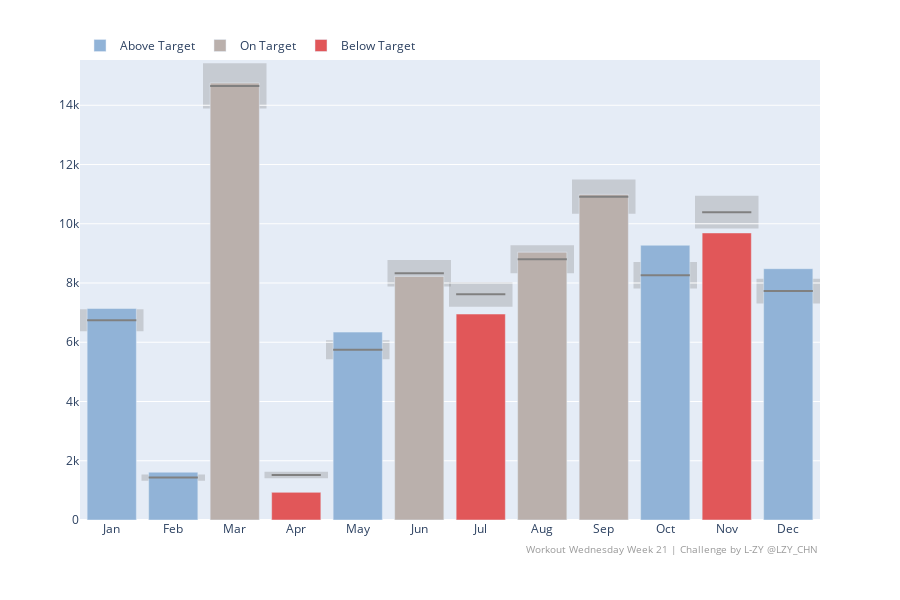

The notebook cell this image was saved under:
### Code cell
import plotly.express as px
import plotly.graph_objects as go

tolerence = 0.05
lower = data_grouped['Target Profit'] * (1 - tolerence)
upper = data_grouped['Target Profit'] * (1 + tolerence)
labels = ['Above Target' if p > u else ('Below Target' if p < l else 'On Target')
          for p, l, u in zip(data_grouped['Profit'], lower, upper)]

data_px = data_grouped.reset_index()
data_px['labels'] = labels
data_px['month'] = ['Jan', 'Feb', 'Mar', 'Apr', 'May', 'Jun',
                    'Jul', 'Aug', 'Sep', 'Oct', 'Nov', 'Dec']
data_px['profit diff'] = (data_px['Profit'] - data_px['Target Profit']) / data_px['Target Profit']
color_maps = {'Above Target': '#91B3D7',
              'On Target': '#BAB0AC',
              'Below Target': '#E15759'
             }

fig = px.bar(data_px, x='Order Date', y='Profit', color='labels',
             color_discrete_map=color_maps,
            ) # This includes three traces

# We need to update the customdata for each traces of different colors
for l, c in color_maps.items():
    fig.update_traces(
        selector=dict(marker_color=c),
        customdata=data_px.loc[:,['month', 'Profit', 'profit diff', 'Target Profit', 'labels']].query('labels==@l'),
        hovertemplate=('<b>%{customdata[0]} 2023</b><br>'
                       'Profit: <b>$%{customdata[1]:,.0f}</b><br>'
                       '%{customdata[2]:.0%} difference from Target ($%{customdata[3]:,.0f})<extra></extra>'),
        hoverlabel=dict(bgcolor='white'),
    )

for m, t, l, u in zip(data_px['Order Date'], data_px['Target Profit'], lower, upper):
    fig.add_shape(
        type='line',
        x0=m-0.4, y0=t, x1=m+0.4, y1=t,
        line_color='gray'
    )
    fig.add_shape(
        type='rect',
        x0=m-0.5, y0=l, x1=m+0.5, y1=u,
        line_color='gray',
        fillcolor='gray',
        opacity=0.3,
        layer='below',
    )

fig.update_layout(
    # paper_bgcolor='yellow',
    width=900,
    height=600,
    legend=dict(orientation='h',
                yanchor='bottom',
                xanchor='left',
                x=0, y=1,
                title_text='',
               ),
    # margin=dict(b=5, t=5, l=5, r=10),
)
fig.update_xaxes(
    tickvals=data_px['Order Date'],
    ticktext=data_px['month'],
    title_text='',
)
fig.update_yaxes(
    title_text='',
)

fig.add_annotation(
    text='Workout Wednesday Week 21 | Challenge by L-ZY @LZY_CHN',
    x=1, y=0,
    yshift=-20,
    xref='paper', yref='paper',
    xanchor='right', yanchor='top',
    showarrow=False,
    font=dict(color='gray', size=10),
    opacity=0.8,
)

fig.show()

### Figure 1 — Plotly figure (JSON) as saved in the notebook; plotly's stock layout.template omitted (floating-point values rounded to 4 significant figures)
{"data": [{"alignmentgroup": "True", "customdata": [["Jan", 7140.0, 0.05904, 6742.0, "Above Target"], ["Feb", 1614.0, 0.1276, 1431.0, "Above Target"], ["May", 6343.0, 0.1039, 5746.0, "Above Target"], ["Oct", 9275.0, 0.1231, 8258.0, "Above Target"], ["Dec", 8483.0, 0.09794, 7727.0, "Above Target"]], "hoverlabel": {"bgcolor": "white"}, "hovertemplate": "<b>%{customdata[0]} 2023</b><br>Profit: <b>$%{customdata[1]:,.0f}</b><br>%{customdata[2]:.0%} difference from Target ($%{customdata[3]:,.0f})<extra></extra>", "legendgroup": "Above Target", "marker": {"color": "#91B3D7", "pattern": {"shape": ""}}, "name": "Above Target", "offsetgroup": "Above Target", "orientation": "v", "showlegend": true, "textposition": "auto", "type": "bar", "x": [1, 2, 5, 10, 12], "xaxis": "x", "y": [7140.0, 1614.0, 6343.0, 9275.0, 8483.0], "yaxis": "y"}, {"alignmentgroup": "True", "customdata": [["Mar", 14750.0, 0.006698, 14650.0, "On Target"], ["Jun", 8223.0, -0.01288, 8331.0, "On Target"], ["Aug", 9041.0, 0.02689, 8804.0, "On Target"], ["Sep", 10990.0, 0.006934, 10920.0, "On Target"]], "hoverlabel": {"bgcolor": "white"}, "hovertemplate": "<b>%{customdata[0]} 2023</b><br>Profit: <b>$%{customdata[1]:,.0f}</b><br>%{customdata[2]:.0%} difference from Target ($%{customdata[3]:,.0f})<extra></extra>", "legendgroup": "On Target", "marker": {"color": "#BAB0AC", "pattern": {"shape": ""}}, "name": "On Target", "offsetgroup": "On Target", "orientation": "v", "showlegend": true, "textposition": "auto", "type": "bar", "x": [3, 6, 8, 9], "xaxis": "x", "y": [14750.0, 8223.0, 9041.0, 10990.0], "yaxis": "y"}, {"alignmentgroup": "True", "customdata": [["Apr", 933.3, -0.3856, 1519.0, "Below Target"], ["Jul", 6953.0, -0.08725, 7617.0, "Below Target"], ["Nov", 9690.0, -0.06736, 10390.0, "Below Target"]], "hoverlabel": {"bgcolor": "white"}, "hovertemplate": "<b>%{customdata[0]} 2023</b><br>Profit: <b>$%{customdata[1]:,.0f}</b><br>%{customdata[2]:.0%} difference from Target ($%{customdata[3]:,.0f})<extra></extra>", "legendgroup": "Below Target", "marker": {"color": "#E15759", "pattern": {"shape": ""}}, "name": "Below Target", "offsetgroup": "Below Target", "orientation": "v", "showlegend": true, "textposition": "auto", "type": "bar", "x": [4, 7, 11], "xaxis": "x", "y": [933.3, 6953.0, 9690.0], "yaxis": "y"}], "layout": {"annotations": [{"font": {"color": "gray", "size": 10}, "opacity": 0.8, "showarrow": false, "text": "Workout Wednesday Week 21 | Challenge by L-ZY @LZY_CHN", "x": 1, "xanchor": "right", "xref": "paper", "y": 0, "yanchor": "top", "yref": "paper", "yshift": -20}], "barmode": "relative", "height": 600, "legend": {"orientation": "h", "title": {"text": ""}, "tracegroupgap": 0, "x": 0, "xanchor": "left", "y": 1, "yanchor": "bottom"}, "margin": {"t": 60}, "shapes": [{"line": {"color": "gray"}, "type": "line", "x0": 0.6, "x1": 1.4, "y0": 6742.0, "y1": 6742.0}, {"fillcolor": "gray", "layer": "below", "line": {"color": "gray"}, "opacity": 0.3, "type": "rect", "x0": 0.5, "x1": 1.5, "y0": 6405.0, "y1": 7079.0}, {"line": {"color": "gray"}, "type": "line", "x0": 1.6, "x1": 2.4, "y0": 1431.0, "y1": 1431.0}, {"fillcolor": "gray", "layer": "below", "line": {"color": "gray"}, "opacity": 0.3, "type": "rect", "x0": 1.5, "x1": 2.5, "y0": 1360.0, "y1": 1503.0}, {"line": {"color": "gray"}, "type": "line", "x0": 2.6, "x1": 3.4, "y0": 14650.0, "y1": 14650.0}, {"fillcolor": "gray", "layer": "below", "line": {"color": "gray"}, "opacity": 0.3, "type": "rect", "x0": 2.5, "x1": 3.5, "y0": 13920.0, "y1": 15390.0}, {"line": {"color": "gray"}, "type": "line", "x0": 3.6, "x1": 4.4, "y0": 1519.0, "y1": 1519.0}, {"fillcolor": "gray", "layer": "below", "line": {"color": "gray"}, "opacity": 0.3, "type": "rect", "x0": 3.5, "x1": 4.5, "y0": 1443.0, "y1": 1595.0}, {"line": {"color": "gray"}, "type": "line", "x0": 4.6, "x1": 5.4, "y0": 5746.0, "y1": 5746.0}, {"fillcolor": "gray", "layer": "below", "line": {"color": "gray"}, "opacity": 0.3, "type": "rect", "x0": 4.5, "x1": 5.5, "y0": 5458.0, "y1": 6033.0}, {"line": {"color": "gray"}, "type": "line", "x0": 5.6, "x1": 6.4, "y0": 8331.0, "y1": 8331.0}, {"fillcolor": "gray", "layer": "below", "line": {"color": "gray"}, "opacity": 0.3, "type": "rect", "x0": 5.5, "x1": 6.5, "y0": 7914.0, "y1": 8747.0}, {"line": {"color": "gray"}, "type": "line", "x0": 6.6, "x1": 7.4, "y0": 7617.0, "y1": 7617.0}, {"fillcolor": "gray", "layer": "below", "line": {"color": "gray"}, "opacity": 0.3, "type": "rect", "x0": 6.5, "x1": 7.5, "y0": 7236.0, "y1": 7998.0}, {"line": {"color": "gray"}, "type": "line", "x0": 7.6, "x1": 8.4, "y0": 8804.0, "y1": 8804.0}, {"fillcolor": "gray", "layer": "below", "line": {"color": "gray"}, "opacity": 0.3, "type": "rect", "x0": 7.5, "x1": 8.5, "y0": 8364.0, "y1": 9244.0}, {"line": {"color": "gray"}, "type": "line", "x0": 8.6, "x1": 9.4, "y0": 10920.0, "y1": 10920.0}, {"fillcolor": "gray", "layer": "below", "line": {"color": "gray"}, "opacity": 0.3, "type": "rect", "x0": 8.5, "x1": 9.5, "y0": 10370.0, "y1": 11460.0}, {"line": {"color": "gray"}, "type": "line", "x0": 9.6, "x1": 10.4, "y0": 8258.0, "y1": 8258.0}, {"fillcolor": "gray", "layer": "below", "line": {"color": "gray"}, "opacity": 0.3, "type": "rect", "x0": 9.5, "x1": 10.5, "y0": 7846.0, "y1": 8671.0}, {"line": {"color": "gray"}, "type": "line", "x0": 10.6, "x1": 11.4, "y0": 10390.0, "y1": 10390.0}, {"fillcolor": "gray", "layer": "below", "line": {"color": "gray"}, "opacity": 0.3, "type": "rect", "x0": 10.5, "x1": 11.5, "y0": 9871.0, "y1": 10910.0}, {"line": {"color": "gray"}, "type": "line", "x0": 11.6, "x1": 12.4, "y0": 7727.0, "y1": 7727.0}, {"fillcolor": "gray", "layer": "below", "line": {"color": "gray"}, "opacity": 0.3, "type": "rect", "x0": 11.5, "x1": 12.5, "y0": 7340.0, "y1": 8113.0}], "width": 900, "xaxis": {"anchor": "y", "autorange": true, "domain": [0, 1], "range": [0.4837, 12.52], "ticktext": ["Jan", "Feb", "Mar", "Apr", "May", "Jun", "Jul", "Aug", "Sep", "Oct", "Nov", "Dec"], "tickvals": [1, 2, 3, 4, 5, 6, 7, 8, 9, 10, 11, 12], "title": {"text": ""}, "type": "linear"}, "yaxis": {"anchor": "x", "autorange": true, "domain": [0, 1], "range": [0, 15530.0], "title": {"text": ""}, "type": "linear"}}}
